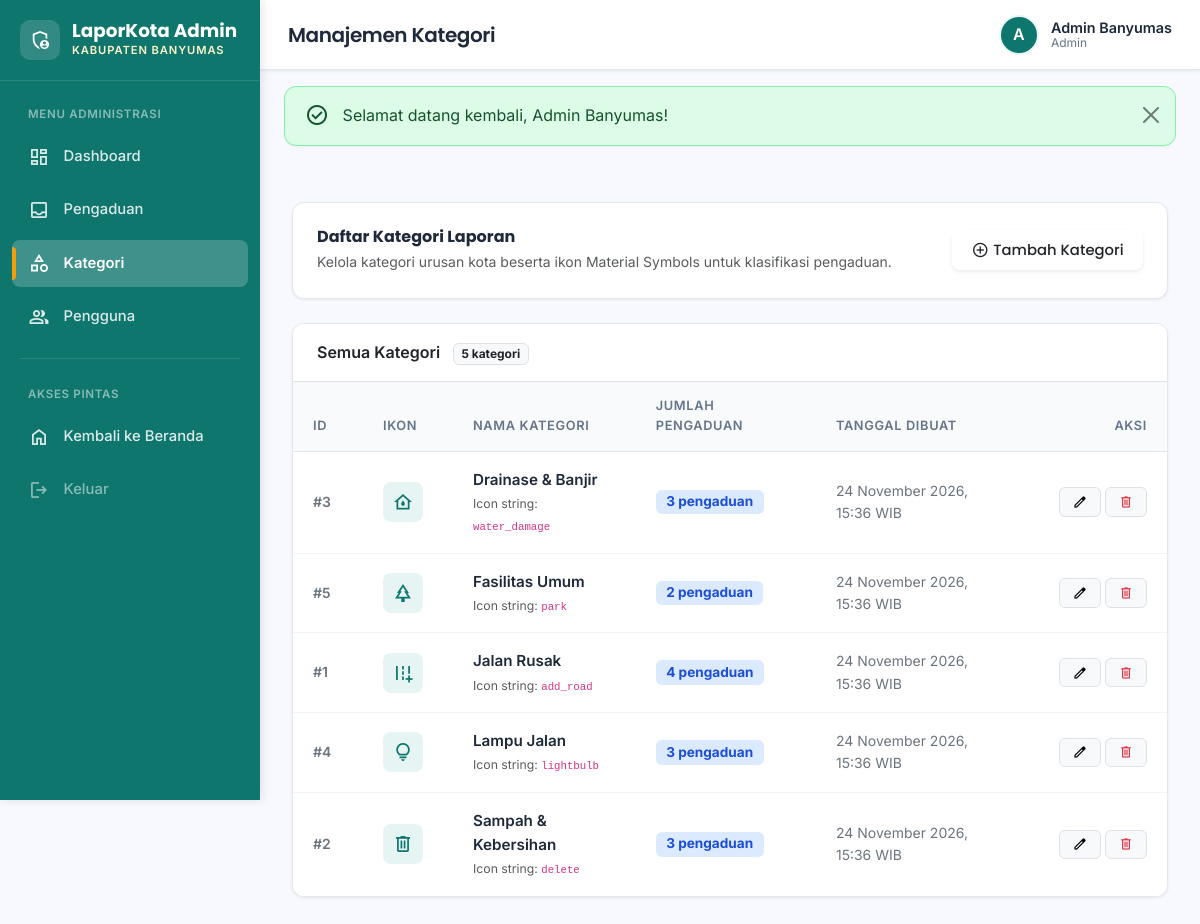
Screenshot of /admin/categories.php (signed in) with the database file from the repository.
### tables this page shows
CREATE TABLE categories (
    id          INT AUTO_INCREMENT PRIMARY KEY,
    name        VARCHAR(100)  NOT NULL UNIQUE,
    icon        VARCHAR(50)   DEFAULT 'category',
    created_at  DATETIME      NOT NULL DEFAULT CURRENT_TIMESTAMP
);

### includes/helpers.php (called while the page is built, shortened)
<?php
function e($str) {
    return htmlspecialchars($str ?? '', ENT_QUOTES, 'UTF-8');
}
function base_url($path = '') {
    return '/aduan-kota/' . ltrim($path, '/');
}
function formatDate($datetime) {
    $months = [
        1 => 'Januari', 2 => 'Februari', 3 => 'Maret',
        4 => 'April', 5 => 'Mei', 6 => 'Juni',
        7 => 'Juli', 8 => 'Agustus', 9 => 'September',
        10 => 'Oktober', 11 => 'November', 12 => 'Desember'
    ];
    $dt = new DateTime($datetime);
    $day   = $dt->format('j');
    $month = $months[(int)$dt->format('n')];
    $year  = $dt->format('Y');
    $time  = $dt->format('H:i');
    return "{$day} {$month} {$year}, {$time} WIB";
}

### admin/categories.php (the view, shortened to what this page needs)
<?php
require_once __DIR__ . '/../includes/auth.php';
require_once __DIR__ . '/../includes/helpers.php';
$query = "SELECT c.id, c.name, c.icon, c.created_at, COUNT(cmp.id) AS complaint_count
FROM categories c
LEFT JOIN complaints cmp ON c.id = cmp.category_id
GROUP BY c.id, c.name, c.icon, c.created_at
ORDER BY c.name ASC";
$result = $conn->query($query);
$categories = [];
if ($result) {
    while ($row = $result->fetch_assoc()) {
        $categories[] = $row;
    }
}
include __DIR__ . '/../includes/sidebar.php';
?>
<div class="card card-custom p-4 mb-4">
    <div class="d-flex flex-column flex-sm-row align-items-sm-center justify-content-between gap-3">
        <div>
            <h5 class="mb-1 fs-6 fw-bold">Daftar Kategori Laporan</h5>
            <p class="text-muted small mb-0">Kelola kategori urusan kota beserta ikon Material Symbols untuk klasifikasi pengaduan.</p>
        </div>
        <div>
            <button type="button" class="btn btn-teal d-flex align-items-center gap-1 shadow-sm" data-bs-toggle="modal" data-bs-target="#addCategoryModal">
                <span class="material-symbols-outlined" style="font-size: 18px;">add_circle</span>
                <span>Tambah Kategori</span>
            </button>
        </div>
    </div>
</div>
<div class="card card-custom overflow-hidden mb-4">
    <div class="p-3 px-4 border-bottom bg-white d-flex align-items-center justify-content-between">
        <div>
            <span class="fw-semibold">Semua Kategori</span>
            <span class="badge bg-light text-dark ms-2 border"><?= count($categories) ?> kategori</span>
        </div>
    </div>
    <div class="table-responsive">
        <table class="table table-custom align-middle">
            <thead>
                <tr>
                    <th style="width: 70px;">ID</th>
                    <th style="width: 90px;">Ikon</th>
                    <th>Nama Kategori</th>
                    <th>Jumlah Pengaduan</th>
                    <th>Tanggal Dibuat</th>
                    <th class="text-end" style="width: 140px;">Aksi</th>
                </tr>
            </thead>
            <tbody>
                <?php if (empty($categories)): ?>
                    <tr>
                        <td colspan="6" class="text-center py-5 text-muted">
                            <span class="material-symbols-outlined d-block mb-2 text-secondary" style="font-size: 40px;">category</span>
                            Belum ada kategori yang ditambahkan.
                        </td>
                    </tr>
                <?php else: ?>
                    <?php foreach ($categories as $cat): ?>
                        <tr>
                            <td class="text-secondary small fw-semibold">
                                #<?= (int)$cat['id'] ?>
                            </td>
                            <td>
                                <div class="d-inline-flex align-items-center justify-content-center rounded-3 p-2" style="background-color: var(--primary-light); color: var(--primary); width: 40px; height: 40px;" title="Icon: <?= e($cat['icon']) ?>">
                                    <span class="material-symbols-outlined" style="font-size: 22px;">
                                    </span>
                                </div>
                            </td>
                            <td>
                                <div class="fw-semibold" style="color: var(--text-primary); font-size: 0.95rem;">
                                    <?= e($cat['name']) ?>
                                </div>
                                <span class="text-muted small">Icon string: <code><?= e($cat['icon']) ?></code></span>
                            </td>
                            <td>
                                <?php $count = (int)$cat['complaint_count']; ?>
                                <?php if ($count > 0): ?>
                                    <a href="<?= base_url('admin/complaints.php?category=' . $cat['id']) ?>" class="badge text-decoration-none" style="background-color: #DBEAFE; color: #1D4ED8; font-size: 0.85rem; padding: 0.35rem 0.65rem;" title="Lihat pengaduan dalam kategori ini">
                                        <?= $count ?> pengaduan
                                    </a>
                                <?php else: ?>
                                    <span class="badge bg-light text-muted border" style="font-size: 0.85rem; padding: 0.35rem 0.65rem;">
                                        0 pengaduan
                                    </span>
                                <?php endif; ?>
                            </td>
                            <td class="text-secondary small">
                                <?= formatDate($cat['created_at']) ?>
                            </td>
                            <td class="text-end">
                                <div class="d-inline-flex gap-1">
                                    <button type="button" class="btn btn-sm btn-light border btn-edit-category"
                                        data-bs-toggle="modal"
                                        data-bs-target="#editCategoryModal"
                                        data-id="<?= $cat['id'] ?>"
                                        data-name="<?= e($cat['name']) ?>"
                                        data-icon="<?= e($cat['icon']) ?>"
                                        title="Ubah Kategori">
                                        <span class="material-symbols-outlined" style="font-size: 16px;">edit</span>
                                    </button>
                                    <button type="button" class="btn btn-sm btn-light border text-danger btn-delete-category"
                                        data-bs-toggle="modal"
                                        data-bs-target="#deleteCategoryModal"
                                        data-id="<?= $cat['id'] ?>"
                                        data-name="<?= e($cat['name']) ?>"
                                        data-count="<?= $count ?>"
                                        title="<?= $count > 0 ? 'Kategori memiliki pengaduan dan tidak dapat dihapus' : 'Hapus Kategori' ?>">
                                        <span class="material-symbols-outlined" style="font-size: 16px;">delete</span>
                                    </button>
                                </div>
                            </td>
                        </tr>
                    <?php endforeach; ?>
                <?php endif; ?>
            </tbody>
        </table>
    </div>
</div>
    </div>
</div>
</body>
</html>

### rows the page displays
categories: id "3", name "Drainase & Banjir", icon "water_damage", count "3", created_at "24 November 2026, 15:36 WIB"
categories: id "5", name "Fasilitas Umum", icon "park", count "2", created_at "24 November 2026, 15:36 WIB"
categories: id "1", name "Jalan Rusak", icon "add_road", count "4", created_at "24 November 2026, 15:36 WIB"
categories: id "4", name "Lampu Jalan", icon "lightbulb", count "3", created_at "24 November 2026, 15:36 WIB"
categories: id "2", name "Sampah & Kebersihan", icon "delete", count "3", created_at "24 November 2026, 15:36 WIB"

### other values shown
$topbarTitle "Manajemen Kategori"
substr($currentUser['name'] ?? 'A', 0, 1) "A"
$currentUser['name'] "Admin Banyumas"
$currentUser['role'] "Admin"
$adminSuccess "Selamat datang kembali, Admin Banyumas!"
count($categories) "5"
